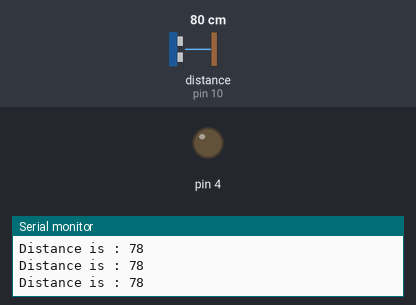
A sketch run on a simulated Arduino Uno, built with avr-gcc and run on an emulated ATmega328P. Parts: output pins drawn as LEDs (lit = HIGH), the last lines printed to the serial monitor. Wiring (inferred from the names in the program): ultrasonic range finder: trigger pin 9; echo pin 10. The inputs (shaded band) are chosen by the test bench; at power-on: distance to the obstacle (sensor on pin 10) 80 cm. The echo pulse lasts 58.3 µs per cm; pins used as bus, display or sensor lines are not drawn.

Above: at 1.2 s.
1.3 s: distance to the obstacle (sensor on pin 10) set to 11 cm
4.3 s: distance to the obstacle (sensor on pin 10) set to 8 cm
At 4.9 s:
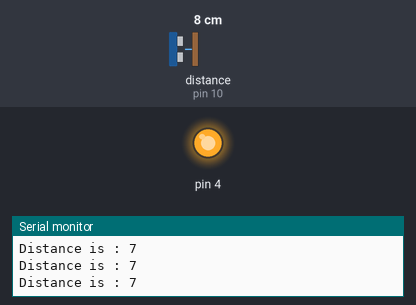
Timing chart, 0 to 7.3 s (numbered marks = the images above; inputs shaded):
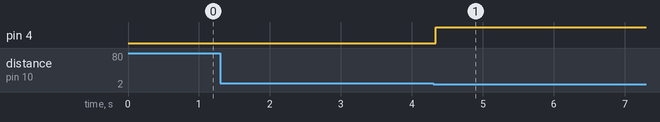

Measured:
- the behaviour switches between 10 and 9 cm on distance to the obstacle (sensor on pin 10) (found by bisection; images 0 and 1)
- after the input at 4.3 s, pin 4: LOW → HIGH at once

The sketch:

Blink.ino
```cpp
const int trigPin = 9;
const int echoPin = 10;
long duration;
int distance;
void setup() {
pinMode(trigPin, OUTPUT);
pinMode(echoPin, INPUT);
Serial.begin(9600);
pinMode(4, OUTPUT);
}\
void loop() {
digitalWrite(trigPin, LOW);
delayMicroseconds(2);
digitalWrite(trigPin, HIGH); // إرسال نبضة للحساس
delayMicroseconds(10);
digitalWrite(trigPin, LOW); // قم بإعادة المخرج إلى LOW للإنتظار عند الجهاز الذي تم التحقق منه
duration = pulseIn(echoPin, HIGH); // قراءة المدة التي استغرقها الصوت للعودة
distance = duration * 0.034 / 2;
Serial.print("Distance is : " );
Serial.println(distance);
if (distance < 9)
{
 digitalWrite(4,HIGH);
}
else
{
  digitalWrite(4,LOW);
}}
```
